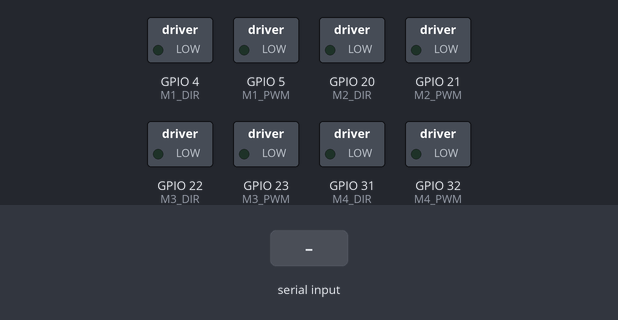
Recording of a sketch running on a simulated ESP32. Shown: switched loads named in the sketch (green lamp = pin HIGH). Inputs (shaded band) come from the test bench.

Above: at 1.2 s.
1.3 s: "F\n" received over Serial
At 2.4 s:
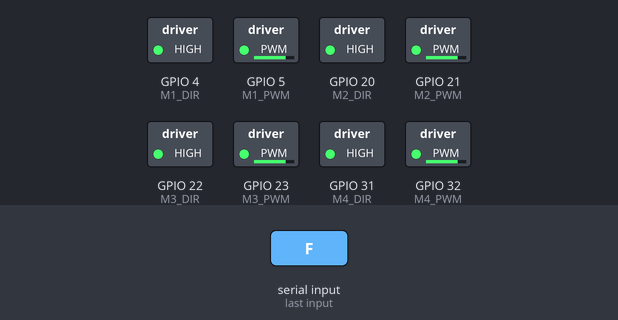
2.8 s: "B\n" received over Serial
At 3.6 s:
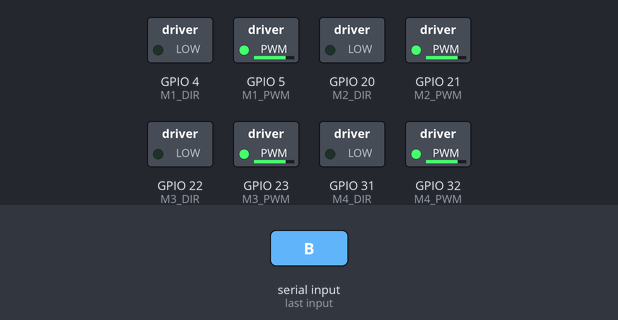
4.3 s: "L\n" received over Serial
At 4.7 s:
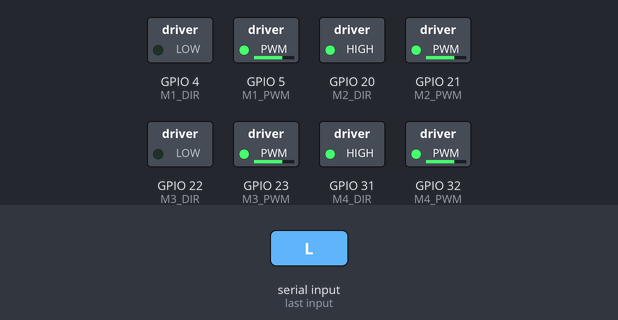
5.8 s: "R\n" received over Serial
At 7.0 s:
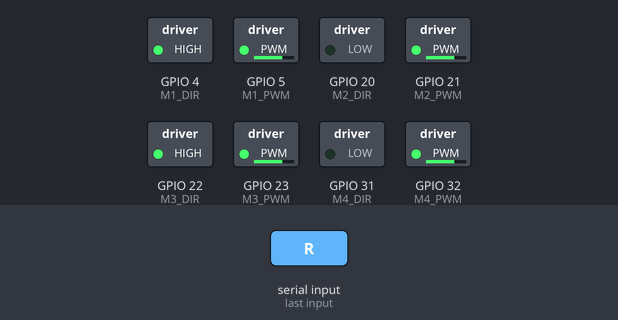
7.3 s: "S\n" received over Serial
At 8.2 s:
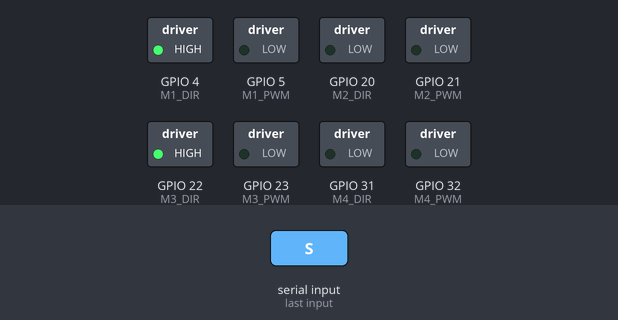
Timing chart, 0 to 9.8 s (numbered marks = the images above; inputs shaded):
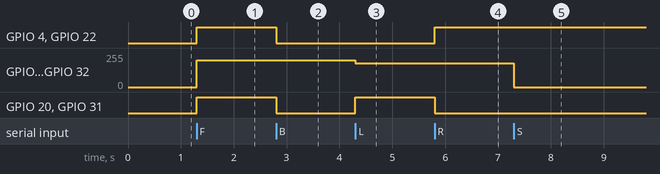

The sketch:

esp32_firmware.ino
```cpp
#include <Arduino.h>

// --- Your Working Pin Mapping ---
const int M1_DIR = 4;   const int M1_PWM = 5;
const int M2_DIR = 20;  const int M2_PWM = 21;
const int M3_DIR = 22;  const int M3_PWM = 23;
const int M4_DIR = 31;  const int M4_PWM = 32;

// Speed presets (0 - 255)
const int MOVE_SPEED = 200;
const int TURN_SPEED = 180;

void setMotor(int dirPin, int pwmPin, bool direction, int speed) {
  digitalWrite(dirPin, direction ? HIGH : LOW);
  analogWrite(pwmPin, speed);
}

void stopMotors() {
  analogWrite(M1_PWM, 0);
  analogWrite(M2_PWM, 0);
  analogWrite(M3_PWM, 0);
  analogWrite(M4_PWM, 0);
}

void driveForward() {
  setMotor(M1_DIR, M1_PWM, true, MOVE_SPEED);
  setMotor(M2_DIR, M2_PWM, true, MOVE_SPEED);
  setMotor(M3_DIR, M3_PWM, true, MOVE_SPEED);
  setMotor(M4_DIR, M4_PWM, true, MOVE_SPEED);
}

void driveBackward() {
  setMotor(M1_DIR, M1_PWM, false, MOVE_SPEED);
  setMotor(M2_DIR, M2_PWM, false, MOVE_SPEED);
  setMotor(M3_DIR, M3_PWM, false, MOVE_SPEED);
  setMotor(M4_DIR, M4_PWM, false, MOVE_SPEED);
}

void turnLeft() {
  setMotor(M1_DIR, M1_PWM, false, TURN_SPEED);
  setMotor(M2_DIR, M2_PWM, true,  TURN_SPEED);
  setMotor(M3_DIR, M3_PWM, false, TURN_SPEED);
  setMotor(M4_DIR, M4_PWM, true,  TURN_SPEED);
}

void turnRight() {
  setMotor(M1_DIR, M1_PWM, true,  TURN_SPEED);
  setMotor(M2_DIR, M2_PWM, false, TURN_SPEED);
  setMotor(M3_DIR, M3_PWM, true,  TURN_SPEED);
  setMotor(M4_DIR, M4_PWM, false, TURN_SPEED);
}

void setup() {
  Serial.begin(115200);

  pinMode(M1_DIR, OUTPUT); pinMode(M1_PWM, OUTPUT);
  pinMode(M2_DIR, OUTPUT); pinMode(M2_PWM, OUTPUT);
  pinMode(M3_DIR, OUTPUT); pinMode(M3_PWM, OUTPUT);
  pinMode(M4_DIR, OUTPUT); pinMode(M4_PWM, OUTPUT);

  stopMotors();
}

void loop() {
  if (Serial.available() > 0) {
    char command = Serial.read();

    // Ignore newline and carriage return characters from serial stream
    if (command == '\n' || command == '\r') return;

    switch (command) {
      case 'F': driveForward();  break;
      case 'B': driveBackward(); break;
      case 'L': turnLeft();      break;
      case 'R': turnRight();     break;
      case 'S': stopMotors();    break;
      default:  break; // Do nothing on unknown characters to avoid stopping motors unexpectedly
    }
  }
}
```

arduino_firmware.ino
```cpp

```

Measured:
- after the input at 1.3 s, GPIO 4 (M1_DIR), GPIO 20 (M2_DIR), GPIO 22 (M3_DIR), GPIO 31 (M4_DIR): LOW → HIGH at once; GPIO 5 (M1_PWM), GPIO 21 (M2_PWM), GPIO 23 (M3_PWM), GPIO 32 (M4_PWM): 0/255 → 200/255 at once
- after the input at 2.8 s, GPIO 4 (M1_DIR), GPIO 20 (M2_DIR), GPIO 22 (M3_DIR), GPIO 31 (M4_DIR): HIGH → LOW at once
- after the input at 4.3 s, GPIO 5 (M1_PWM), GPIO 21 (M2_PWM), GPIO 23 (M3_PWM), GPIO 32 (M4_PWM): 200/255 → 180/255 at once; GPIO 20 (M2_DIR), GPIO 31 (M4_DIR): LOW → HIGH at once
- after the input at 5.8 s, GPIO 4 (M1_DIR), GPIO 22 (M3_DIR): LOW → HIGH at once; GPIO 20 (M2_DIR), GPIO 31 (M4_DIR): HIGH → LOW at once
- after the input at 7.3 s, GPIO 5 (M1_PWM), GPIO 21 (M2_PWM), GPIO 23 (M3_PWM), GPIO 32 (M4_PWM): 180/255 → 0/255 at once
